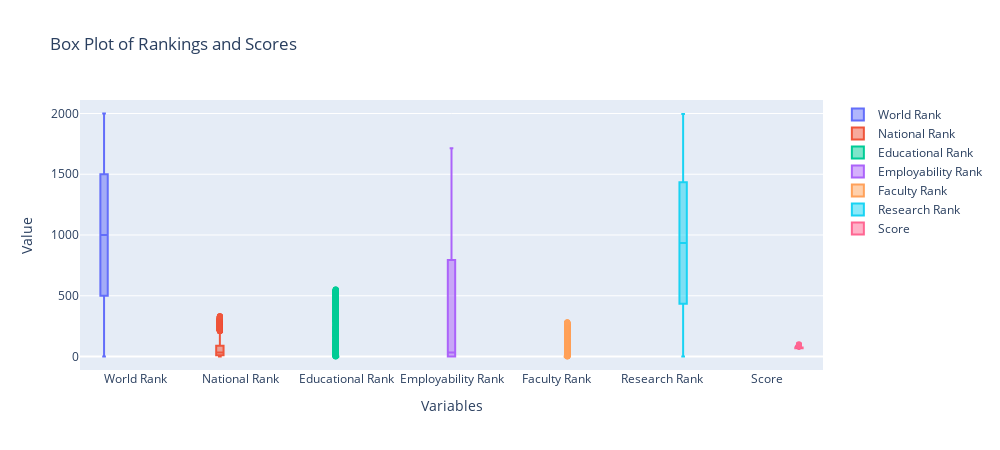

The notebook cell saved with this chart:
### Markdown cell above
**How to remove Outliers?**
Most of the ways to deal with outliers are similar to the methods of missing values like deleting rows, transforming them, binning them, treat them as a separate group, imputing values and other statistical methods. Here, we will discuss the common techniques used to deal with outliers:

1. Deleting rows: We delete outlier values if it is due to data entry error, data processing error or outlier rows are very small in numbers. We can also use trimming at both ends to remove outliers.

2. Imputing: Like imputation of missing values, we can also impute outliers. We can use mean, median, mode imputation methods. Before imputing values, we should analyse if it is natural outlier or artificial. If it is artificial, we can go with imputing values. We can also use statistical model to predict values of outlier rows and after that we can impute it with predicted values.

3. Treat separately: If there are significant number of outliers, we should treat them separately in the statistical model. One of the approach is to treat both groups as two different groups and build individual model for both groups and then combine the output.

### Code cell
# Create box plot traces
box_traces = []
for column in ['World Rank', 'National Rank', 'Educational Rank', 'Employability Rank', 'Faculty Rank', 'Research Rank', 'Score']:
    box_trace = go.Box(
        y=df[column],
        name=column
    )
    box_traces.append(box_trace)

# Create figure with larger dimensions
fig = go.Figure(data=box_traces)

# Define layout
fig.update_layout(
    title='Box Plot of Rankings and Scores',
    xaxis=dict(title='Variables'),
    yaxis=dict(title='Value'),
    boxmode='group',  # Group box plots together
    width=1000,  # Set the width of the plot
    height=450,  # Set the height of the plot
)

# Show plot
fig.show()

### Figure 1 — Plotly figure (JSON) as saved in the notebook; plotly's stock layout.template omitted (floating-point values rounded to 4 significant figures; data arrays with more than 128 entries replaced by an {"elided": "..."} marker saying what was removed)
{"data": [{"name": "World Rank", "type": "box", "y": {"elided": "2000 int values"}}, {"name": "National Rank", "type": "box", "y": {"elided": "2000 int values"}}, {"name": "Educational Rank", "type": "box", "y": {"elided": "2000 int values"}}, {"name": "Employability Rank", "type": "box", "y": {"elided": "2000 int values"}}, {"name": "Faculty Rank", "type": "box", "y": {"elided": "2000 int values"}}, {"name": "Research Rank", "type": "box", "y": {"elided": "2000 int values"}}, {"name": "Score", "type": "box", "y": {"elided": "2000 float values"}}], "layout": {"boxmode": "group", "height": 450, "title": {"text": "Box Plot of Rankings and Scores"}, "width": 1000, "xaxis": {"autorange": true, "range": [-0.5285, 6.529], "title": {"text": "Variables"}, "type": "category"}, "yaxis": {"autorange": true, "range": [-111.1, 2111.0], "title": {"text": "Value"}, "type": "linear"}}}
